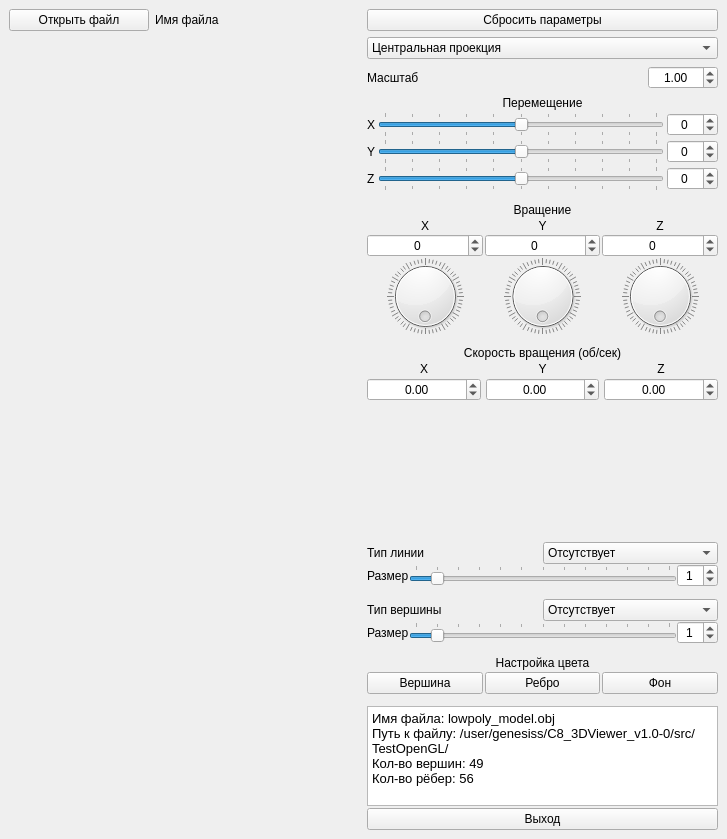
<?xml version="1.0" encoding="UTF-8"?>
<ui version="4.0">
 <class>MainWindow</class>
 <widget class="QMainWindow" name="MainWindow">
  <property name="geometry">
   <rect>
    <x>0</x>
    <y>0</y>
    <width>727</width>
    <height>839</height>
   </rect>
  </property>
  <property name="windowTitle">
   <string>MainWindow</string>
  </property>
  <property name="documentMode">
   <bool>false</bool>
  </property>
  <property name="dockNestingEnabled">
   <bool>false</bool>
  </property>
  <property name="unifiedTitleAndToolBarOnMac">
   <bool>false</bool>
  </property>
  <widget class="QWidget" name="centralwidget">
   <layout class="QGridLayout" name="gridLayout_2">
    <item row="0" column="0">
     <layout class="QHBoxLayout" name="horizontalLayout">
      <item>
       <widget class="QPushButton" name="pB_openFile">
        <property name="maximumSize">
         <size>
          <width>140</width>
          <height>16777215</height>
         </size>
        </property>
        <property name="text">
         <string>Открыть файл</string>
        </property>
       </widget>
      </item>
      <item>
       <widget class="QLabel" name="l_fileName">
        <property name="layoutDirection">
         <enum>Qt::LeftToRight</enum>
        </property>
        <property name="text">
         <string>Имя файла</string>
        </property>
       </widget>
      </item>
     </layout>
    </item>
    <item row="1" column="0" rowspan="2">
     <widget class="WinOpenGL" name="openGLWidget" native="true">
      <property name="sizePolicy">
       <sizepolicy hsizetype="Expanding" vsizetype="Expanding">
        <horstretch>0</horstretch>
        <verstretch>0</verstretch>
       </sizepolicy>
      </property>
      <property name="minimumSize">
       <size>
        <width>300</width>
        <height>300</height>
       </size>
      </property>
     </widget>
    </item>
    <item row="1" column="1" rowspan="2">
     <layout class="QVBoxLayout" name="verticalLayout">
      <property name="spacing">
       <number>2</number>
      </property>
      <item>
       <layout class="QHBoxLayout" name="horizontalLayout_8">
        <item>
         <widget class="QComboBox" name="comboBox_projection">
          <property name="layoutDirection">
           <enum>Qt::LeftToRight</enum>
          </property>
          <property name="currentIndex">
           <number>0</number>
          </property>
          <property name="maxVisibleItems">
           <number>2</number>
          </property>
          <property name="insertPolicy">
           <enum>QComboBox::InsertAtBottom</enum>
          </property>
          <property name="duplicatesEnabled">
           <bool>false</bool>
          </property>
          <property name="frame">
           <bool>true</bool>
          </property>
          <property name="modelColumn">
           <number>0</number>
          </property>
          <item>
           <property name="text">
            <string>Центральная проекция</string>
           </property>
          </item>
          <item>
           <property name="text">
            <string>Параллельная проекция</string>
           </property>
          </item>
         </widget>
        </item>
       </layout>
      </item>
      <item>
       <spacer name="verticalSpacer_4">
        <property name="orientation">
         <enum>Qt::Vertical</enum>
        </property>
        <property name="sizeType">
         <enum>QSizePolicy::Fixed</enum>
        </property>
        <property name="sizeHint" stdset="0">
         <size>
          <width>20</width>
          <height>5</height>
         </size>
        </property>
       </spacer>
      </item>
      <item>
       <layout class="QHBoxLayout" name="horizontalLayout_7">
        <item>
         <widget class="QLabel" name="l_scale">
          <property name="text">
           <string>Масштаб</string>
          </property>
         </widget>
        </item>
        <item>
         <widget class="QDoubleSpinBox" name="SpinBox_Scale">
          <property name="maximumSize">
           <size>
            <width>70</width>
            <height>16777215</height>
           </size>
          </property>
          <property name="layoutDirection">
           <enum>Qt::LeftToRight</enum>
          </property>
          <property name="alignment">
           <set>Qt::AlignCenter</set>
          </property>
          <property name="decimals">
           <number>2</number>
          </property>
          <property name="maximum">
           <double>100.000000000000000</double>
          </property>
          <property name="singleStep">
           <double>0.100000000000000</double>
          </property>
          <property name="value">
           <double>1.000000000000000</double>
          </property>
         </widget>
        </item>
       </layout>
      </item>
      <item>
       <spacer name="verticalSpacer_6">
        <property name="orientation">
         <enum>Qt::Vertical</enum>
        </property>
        <property name="sizeType">
         <enum>QSizePolicy::Fixed</enum>
        </property>
        <property name="sizeHint" stdset="0">
         <size>
          <width>20</width>
          <height>5</height>
         </size>
        </property>
       </spacer>
      </item>
      <item>
       <widget class="QLabel" name="l_mov">
        <property name="text">
         <string>Перемещение</string>
        </property>
        <property name="alignment">
         <set>Qt::AlignCenter</set>
        </property>
       </widget>
      </item>
      <item>
       <layout class="QHBoxLayout" name="horizontalLayout_2">
        <property name="spacing">
         <number>3</number>
        </property>
        <item>
         <widget class="QLabel" name="l_mov_x">
          <property name="text">
           <string>X</string>
          </property>
         </widget>
        </item>
        <item>
         <widget class="QSlider" name="Slider_X_mov">
          <property name="minimum">
           <number>-100</number>
          </property>
          <property name="maximum">
           <number>100</number>
          </property>
          <property name="orientation">
           <enum>Qt::Horizontal</enum>
          </property>
          <property name="tickPosition">
           <enum>QSlider::TicksBothSides</enum>
          </property>
          <property name="tickInterval">
           <number>20</number>
          </property>
         </widget>
        </item>
        <item>
         <widget class="QSpinBox" name="SpinBox_X_mov">
          <property name="alignment">
           <set>Qt::AlignCenter</set>
          </property>
          <property name="minimum">
           <number>-100</number>
          </property>
          <property name="maximum">
           <number>100</number>
          </property>
         </widget>
        </item>
       </layout>
      </item>
      <item>
       <layout class="QHBoxLayout" name="horizontalLayout_4">
        <property name="spacing">
         <number>3</number>
        </property>
        <item>
         <widget class="QLabel" name="l_mov_y">
          <property name="text">
           <string>Y</string>
          </property>
         </widget>
        </item>
        <item>
         <widget class="QSlider" name="Slider_Y_mov">
          <property name="minimum">
           <number>-100</number>
          </property>
          <property name="maximum">
           <number>100</number>
          </property>
          <property name="orientation">
           <enum>Qt::Horizontal</enum>
          </property>
          <property name="tickPosition">
           <enum>QSlider::TicksBothSides</enum>
          </property>
          <property name="tickInterval">
           <number>20</number>
          </property>
         </widget>
        </item>
        <item>
         <widget class="QSpinBox" name="SpinBox_Y_mov">
          <property name="alignment">
           <set>Qt::AlignCenter</set>
          </property>
          <property name="minimum">
           <number>-100</number>
          </property>
          <property name="maximum">
           <number>100</number>
          </property>
         </widget>
        </item>
       </layout>
      </item>
      <item>
       <layout class="QHBoxLayout" name="horizontalLayout_5">
        <property name="spacing">
         <number>3</number>
        </property>
        <item>
         <widget class="QLabel" name="l_mov_z">
          <property name="text">
           <string>Z</string>
          </property>
         </widget>
        </item>
        <item>
         <widget class="QSlider" name="Slider_Z_mov">
          <property name="minimum">
           <number>-100</number>
          </property>
          <property name="maximum">
           <number>100</number>
          </property>
          <property name="orientation">
           <enum>Qt::Horizontal</enum>
          </property>
          <property name="tickPosition">
           <enum>QSlider::TicksBothSides</enum>
          </property>
          <property name="tickInterval">
           <number>20</number>
          </property>
         </widget>
        </item>
        <item>
         <widget class="QSpinBox" name="SpinBox_Z_mov">
          <property name="alignment">
           <set>Qt::AlignCenter</set>
          </property>
          <property name="minimum">
           <number>-100</number>
          </property>
          <property name="maximum">
           <number>100</number>
          </property>
         </widget>
        </item>
       </layout>
      </item>
      <item>
       <spacer name="verticalSpacer_2">
        <property name="orientation">
         <enum>Qt::Vertical</enum>
        </property>
        <property name="sizeType">
         <enum>QSizePolicy::Fixed</enum>
        </property>
        <property name="sizeHint" stdset="0">
         <size>
          <width>20</width>
          <height>10</height>
         </size>
        </property>
       </spacer>
      </item>
      <item>
       <widget class="QLabel" name="l_rotate">
        <property name="text">
         <string>Вращение</string>
        </property>
        <property name="alignment">
         <set>Qt::AlignCenter</set>
        </property>
       </widget>
      </item>
      <item>
       <layout class="QHBoxLayout" name="horizontalLayout_3">
        <property name="spacing">
         <number>2</number>
        </property>
        <item>
         <layout class="QVBoxLayout" name="verticalLayout_3">
          <property name="spacing">
           <number>1</number>
          </property>
          <item>
           <widget class="QLabel" name="l_rot_x">
            <property name="text">
             <string>X</string>
            </property>
            <property name="alignment">
             <set>Qt::AlignCenter</set>
            </property>
           </widget>
          </item>
          <item>
           <widget class="QSpinBox" name="SpinBox_X_rot">
            <property name="alignment">
             <set>Qt::AlignCenter</set>
            </property>
            <property name="minimum">
             <number>-1</number>
            </property>
            <property name="maximum">
             <number>360</number>
            </property>
           </widget>
          </item>
          <item>
           <widget class="QDial" name="dial_X_rot">
            <property name="sizePolicy">
             <sizepolicy hsizetype="Preferred" vsizetype="Fixed">
              <horstretch>0</horstretch>
              <verstretch>0</verstretch>
             </sizepolicy>
            </property>
            <property name="minimumSize">
             <size>
              <width>0</width>
              <height>76</height>
             </size>
            </property>
            <property name="maximumSize">
             <size>
              <width>16777215</width>
              <height>76</height>
             </size>
            </property>
            <property name="minimum">
             <number>0</number>
            </property>
            <property name="maximum">
             <number>359</number>
            </property>
            <property name="tracking">
             <bool>true</bool>
            </property>
            <property name="orientation">
             <enum>Qt::Horizontal</enum>
            </property>
            <property name="invertedAppearance">
             <bool>false</bool>
            </property>
            <property name="invertedControls">
             <bool>false</bool>
            </property>
            <property name="wrapping">
             <bool>true</bool>
            </property>
            <property name="notchTarget">
             <double>6.000000000000000</double>
            </property>
            <property name="notchesVisible">
             <bool>true</bool>
            </property>
           </widget>
          </item>
         </layout>
        </item>
        <item>
         <layout class="QVBoxLayout" name="verticalLayout_4">
          <property name="spacing">
           <number>1</number>
          </property>
          <item>
           <widget class="QLabel" name="l_rot_y">
            <property name="text">
             <string>Y</string>
            </property>
            <property name="alignment">
             <set>Qt::AlignCenter</set>
            </property>
           </widget>
          </item>
          <item>
           <widget class="QSpinBox" name="SpinBox_Y_rot">
            <property name="alignment">
             <set>Qt::AlignCenter</set>
            </property>
            <property name="minimum">
             <number>-1</number>
            </property>
            <property name="maximum">
             <number>360</number>
            </property>
           </widget>
          </item>
          <item>
           <widget class="QDial" name="dial_Y_rot">
            <property name="sizePolicy">
             <sizepolicy hsizetype="Preferred" vsizetype="Fixed">
              <horstretch>0</horstretch>
              <verstretch>0</verstretch>
             </sizepolicy>
            </property>
            <property name="minimumSize">
             <size>
              <width>0</width>
              <height>76</height>
             </size>
            </property>
            <property name="maximumSize">
             <size>
              <width>16777215</width>
              <height>76</height>
             </size>
            </property>
            <property name="maximum">
             <number>359</number>
            </property>
            <property name="tracking">
             <bool>true</bool>
            </property>
            <property name="orientation">
             <enum>Qt::Horizontal</enum>
            </property>
            <property name="invertedAppearance">
             <bool>false</bool>
            </property>
            <property name="invertedControls">
             <bool>false</bool>
            </property>
            <property name="wrapping">
             <bool>true</bool>
            </property>
            <property name="notchTarget">
             <double>6.000000000000000</double>
            </property>
            <property name="notchesVisible">
             <bool>true</bool>
            </property>
           </widget>
          </item>
         </layout>
        </item>
        <item>
         <layout class="QVBoxLayout" name="verticalLayout_5">
          <property name="spacing">
           <number>1</number>
          </property>
          <item>
           <widget class="QLabel" name="l_rot_z">
            <property name="text">
             <string>Z</string>
            </property>
            <property name="alignment">
             <set>Qt::AlignCenter</set>
            </property>
           </widget>
          </item>
          <item>
           <widget class="QSpinBox" name="SpinBox_Z_rot">
            <property name="alignment">
             <set>Qt::AlignCenter</set>
            </property>
            <property name="minimum">
             <number>-1</number>
            </property>
            <property name="maximum">
             <number>360</number>
            </property>
           </widget>
          </item>
          <item>
           <widget class="QDial" name="dial_Z_rot">
            <property name="sizePolicy">
             <sizepolicy hsizetype="Preferred" vsizetype="Fixed">
              <horstretch>0</horstretch>
              <verstretch>0</verstretch>
             </sizepolicy>
            </property>
            <property name="minimumSize">
             <size>
              <width>0</width>
              <height>76</height>
             </size>
            </property>
            <property name="maximumSize">
             <size>
              <width>16777215</width>
              <height>76</height>
             </size>
            </property>
            <property name="maximum">
             <number>359</number>
            </property>
            <property name="tracking">
             <bool>true</bool>
            </property>
            <property name="orientation">
             <enum>Qt::Horizontal</enum>
            </property>
            <property name="invertedAppearance">
             <bool>false</bool>
            </property>
            <property name="invertedControls">
             <bool>false</bool>
            </property>
            <property name="wrapping">
             <bool>true</bool>
            </property>
            <property name="notchTarget">
             <double>6.000000000000000</double>
            </property>
            <property name="notchesVisible">
             <bool>true</bool>
            </property>
           </widget>
          </item>
         </layout>
        </item>
       </layout>
      </item>
      <item>
       <spacer name="verticalSpacer_5">
        <property name="orientation">
         <enum>Qt::Vertical</enum>
        </property>
        <property name="sizeType">
         <enum>QSizePolicy::Fixed</enum>
        </property>
        <property name="sizeHint" stdset="0">
         <size>
          <width>20</width>
          <height>10</height>
         </size>
        </property>
       </spacer>
      </item>
      <item>
       <widget class="QLabel" name="l_speed_rotate">
        <property name="text">
         <string>Скорость вращения (об/сек)</string>
        </property>
        <property name="alignment">
         <set>Qt::AlignCenter</set>
        </property>
       </widget>
      </item>
      <item>
       <layout class="QGridLayout" name="gridLayout">
        <property name="horizontalSpacing">
         <number>5</number>
        </property>
        <property name="verticalSpacing">
         <number>2</number>
        </property>
        <item row="4" column="0">
         <widget class="QDoubleSpinBox" name="SpinBox_X_speed_rotate">
          <property name="minimumSize">
           <size>
            <width>70</width>
            <height>0</height>
           </size>
          </property>
          <property name="maximumSize">
           <size>
            <width>16777215</width>
            <height>16777215</height>
           </size>
          </property>
          <property name="alignment">
           <set>Qt::AlignCenter</set>
          </property>
          <property name="minimum">
           <double>-100.000000000000000</double>
          </property>
          <property name="maximum">
           <double>100.000000000000000</double>
          </property>
          <property name="singleStep">
           <double>0.100000000000000</double>
          </property>
         </widget>
        </item>
        <item row="4" column="2">
         <widget class="QDoubleSpinBox" name="SpinBox_Z_speed_rotate">
          <property name="alignment">
           <set>Qt::AlignCenter</set>
          </property>
          <property name="minimum">
           <double>-100.000000000000000</double>
          </property>
          <property name="maximum">
           <double>100.000000000000000</double>
          </property>
          <property name="singleStep">
           <double>0.100000000000000</double>
          </property>
         </widget>
        </item>
        <item row="0" column="1">
         <widget class="QLabel" name="l_rotate_y">
          <property name="text">
           <string>Y</string>
          </property>
          <property name="alignment">
           <set>Qt::AlignCenter</set>
          </property>
         </widget>
        </item>
        <item row="4" column="1">
         <widget class="QDoubleSpinBox" name="SpinBox_Y_speed_rotate">
          <property name="alignment">
           <set>Qt::AlignCenter</set>
          </property>
          <property name="minimum">
           <double>-100.000000000000000</double>
          </property>
          <property name="maximum">
           <double>100.000000000000000</double>
          </property>
          <property name="singleStep">
           <double>0.100000000000000</double>
          </property>
         </widget>
        </item>
        <item row="0" column="2">
         <widget class="QLabel" name="l_rotate_z">
          <property name="text">
           <string>Z</string>
          </property>
          <property name="alignment">
           <set>Qt::AlignCenter</set>
          </property>
         </widget>
        </item>
        <item row="0" column="0">
         <widget class="QLabel" name="l_rotate_x">
          <property name="text">
           <string>X</string>
          </property>
          <property name="alignment">
           <set>Qt::AlignCenter</set>
          </property>
         </widget>
        </item>
       </layout>
      </item>
      <item>
       <spacer name="verticalSpacer_10">
        <property name="orientation">
         <enum>Qt::Vertical</enum>
        </property>
        <property name="sizeType">
         <enum>QSizePolicy::Fixed</enum>
        </property>
        <property name="sizeHint" stdset="0">
         <size>
          <width>20</width>
          <height>10</height>
         </size>
        </property>
       </spacer>
      </item>
      <item>
       <spacer name="verticalSpacer">
        <property name="orientation">
         <enum>Qt::Vertical</enum>
        </property>
        <property name="sizeHint" stdset="0">
         <size>
          <width>20</width>
          <height>40</height>
         </size>
        </property>
       </spacer>
      </item>
      <item>
       <layout class="QVBoxLayout" name="verticalLayout_6">
        <property name="spacing">
         <number>0</number>
        </property>
        <item>
         <layout class="QHBoxLayout" name="horizontalLayout_9">
          <item>
           <widget class="QLabel" name="l_typeLine">
            <property name="text">
             <string>Тип линии</string>
            </property>
           </widget>
          </item>
          <item>
           <widget class="QComboBox" name="comboBox_typeLine">
            <item>
             <property name="text">
              <string>Отсутствует</string>
             </property>
            </item>
            <item>
             <property name="text">
              <string>Сплошная</string>
             </property>
            </item>
            <item>
             <property name="text">
              <string>Пунктирная</string>
             </property>
            </item>
           </widget>
          </item>
         </layout>
        </item>
        <item>
         <layout class="QHBoxLayout" name="horizontalLayout_10">
          <item>
           <widget class="QLabel" name="l_sizeLine">
            <property name="text">
             <string>Размер</string>
            </property>
           </widget>
          </item>
          <item>
           <widget class="QSlider" name="Slider_sizeLine">
            <property name="maximum">
             <number>12</number>
            </property>
            <property name="value">
             <number>1</number>
            </property>
            <property name="orientation">
             <enum>Qt::Horizontal</enum>
            </property>
            <property name="tickPosition">
             <enum>QSlider::TicksAbove</enum>
            </property>
            <property name="tickInterval">
             <number>1</number>
            </property>
           </widget>
          </item>
          <item>
           <widget class="QSpinBox" name="spinBox_sizeLine">
            <property name="alignment">
             <set>Qt::AlignCenter</set>
            </property>
            <property name="minimum">
             <number>0</number>
            </property>
            <property name="maximum">
             <number>12</number>
            </property>
            <property name="value">
             <number>1</number>
            </property>
            <property name="displayIntegerBase">
             <number>10</number>
            </property>
           </widget>
          </item>
         </layout>
        </item>
       </layout>
      </item>
      <item>
       <spacer name="verticalSpacer_8">
        <property name="orientation">
         <enum>Qt::Vertical</enum>
        </property>
        <property name="sizeType">
         <enum>QSizePolicy::Fixed</enum>
        </property>
        <property name="sizeHint" stdset="0">
         <size>
          <width>20</width>
          <height>10</height>
         </size>
        </property>
       </spacer>
      </item>
      <item>
       <layout class="QVBoxLayout" name="verticalLayout_7">
        <property name="spacing">
         <number>0</number>
        </property>
        <item>
         <layout class="QHBoxLayout" name="horizontalLayout_11">
          <item>
           <widget class="QLabel" name="l_typeVertex">
            <property name="text">
             <string>Тип вершины</string>
            </property>
           </widget>
          </item>
          <item>
           <widget class="QComboBox" name="comboBox_typeVertex">
            <item>
             <property name="text">
              <string>Отсутствует</string>
             </property>
            </item>
            <item>
             <property name="text">
              <string>Круглая</string>
             </property>
            </item>
            <item>
             <property name="text">
              <string>Квадратная</string>
             </property>
            </item>
           </widget>
          </item>
         </layout>
        </item>
        <item>
         <layout class="QHBoxLayout" name="horizontalLayout_12">
          <item>
           <widget class="QLabel" name="l_sizeVertex">
            <property name="text">
             <string>Размер</string>
            </property>
           </widget>
          </item>
          <item>
           <widget class="QSlider" name="Slider_sizeVertex">
            <property name="maximum">
             <number>12</number>
            </property>
            <property name="value">
             <number>1</number>
            </property>
            <property name="orientation">
             <enum>Qt::Horizontal</enum>
            </property>
            <property name="tickPosition">
             <enum>QSlider::TicksAbove</enum>
            </property>
            <property name="tickInterval">
             <number>1</number>
            </property>
           </widget>
          </item>
          <item>
           <widget class="QSpinBox" name="spinBox_sizeVertex">
            <property name="alignment">
             <set>Qt::AlignCenter</set>
            </property>
            <property name="maximum">
             <number>12</number>
            </property>
            <property name="value">
             <number>1</number>
            </property>
           </widget>
          </item>
         </layout>
        </item>
       </layout>
      </item>
      <item>
       <spacer name="verticalSpacer_9">
        <property name="orientation">
         <enum>Qt::Vertical</enum>
        </property>
        <property name="sizeType">
         <enum>QSizePolicy::Fixed</enum>
        </property>
        <property name="sizeHint" stdset="0">
         <size>
          <width>20</width>
          <height>10</height>
         </size>
        </property>
       </spacer>
      </item>
      <item>
       <layout class="QGridLayout" name="gridLayout_3">
        <item row="1" column="1">
         <widget class="QPushButton" name="pB_colorLine">
          <property name="sizePolicy">
           <sizepolicy hsizetype="Expanding" vsizetype="Fixed">
            <horstretch>0</horstretch>
            <verstretch>0</verstretch>
           </sizepolicy>
          </property>
          <property name="text">
           <string>Ребро</string>
          </property>
         </widget>
        </item>
        <item row="0" column="0" colspan="3">
         <widget class="QLabel" name="l_colorSettings">
          <property name="text">
           <string>Настройка цвета</string>
          </property>
          <property name="alignment">
           <set>Qt::AlignCenter</set>
          </property>
         </widget>
        </item>
        <item row="1" column="0">
         <widget class="QPushButton" name="pB_colorVertex">
          <property name="sizePolicy">
           <sizepolicy hsizetype="Expanding" vsizetype="Fixed">
            <horstretch>0</horstretch>
            <verstretch>0</verstretch>
           </sizepolicy>
          </property>
          <property name="text">
           <string>Вершина</string>
          </property>
         </widget>
        </item>
        <item row="1" column="2">
         <widget class="QPushButton" name="pB_colorBackGr">
          <property name="sizePolicy">
           <sizepolicy hsizetype="Expanding" vsizetype="Fixed">
            <horstretch>0</horstretch>
            <verstretch>0</verstretch>
           </sizepolicy>
          </property>
          <property name="text">
           <string>Фон</string>
          </property>
         </widget>
        </item>
       </layout>
      </item>
      <item>
       <spacer name="verticalSpacer_7">
        <property name="orientation">
         <enum>Qt::Vertical</enum>
        </property>
        <property name="sizeType">
         <enum>QSizePolicy::Fixed</enum>
        </property>
        <property name="sizeHint" stdset="0">
         <size>
          <width>20</width>
          <height>10</height>
         </size>
        </property>
       </spacer>
      </item>
      <item>
       <widget class="QTextEdit" name="textEdit_fileInfo">
        <property name="maximumSize">
         <size>
          <width>16777215</width>
          <height>100</height>
         </size>
        </property>
        <property name="font">
         <font>
          <pointsize>8</pointsize>
         </font>
        </property>
        <property name="html">
         <string>&lt;!DOCTYPE HTML PUBLIC &quot;-//W3C//DTD HTML 4.0//EN&quot; &quot;http://www.w3.org/TR/REC-html40/strict.dtd&quot;&gt;
&lt;html&gt;&lt;head&gt;&lt;meta name=&quot;qrichtext&quot; content=&quot;1&quot; /&gt;&lt;meta charset=&quot;utf-8&quot; /&gt;&lt;style type=&quot;text/css&quot;&gt;
p, li { white-space: pre-wrap; }
&lt;/style&gt;&lt;/head&gt;&lt;body style=&quot; font-family:'.AppleSystemUIFont'; font-size:8pt; font-weight:400; font-style:normal;&quot;&gt;
&lt;p style=&quot; margin-top:0px; margin-bottom:0px; margin-left:0px; margin-right:0px; -qt-block-indent:0; text-indent:0px;&quot;&gt;&lt;span style=&quot; font-family:'Ubuntu'; font-size:10pt;&quot;&gt;Имя файла: lowpoly_model.obj&lt;/span&gt;&lt;/p&gt;
&lt;p style=&quot; margin-top:0px; margin-bottom:0px; margin-left:0px; margin-right:0px; -qt-block-indent:0; text-indent:0px;&quot;&gt;&lt;span style=&quot; font-family:'Ubuntu'; font-size:10pt;&quot;&gt;Путь к файлу: /user/genesiss/C8_3DViewer_v1.0-0/src/TestOpenGL/&lt;/span&gt;&lt;/p&gt;
&lt;p style=&quot; margin-top:0px; margin-bottom:0px; margin-left:0px; margin-right:0px; -qt-block-indent:0; text-indent:0px;&quot;&gt;&lt;span style=&quot; font-family:'Ubuntu'; font-size:10pt;&quot;&gt;Кол-во вершин: 49&lt;/span&gt;&lt;/p&gt;
&lt;p style=&quot; margin-top:0px; margin-bottom:0px; margin-left:0px; margin-right:0px; -qt-block-indent:0; text-indent:0px;&quot;&gt;&lt;span style=&quot; font-family:'Ubuntu'; font-size:10pt;&quot;&gt;Кол-во рёбер: 56&lt;/span&gt;&lt;/p&gt;&lt;/body&gt;&lt;/html&gt;</string>
        </property>
       </widget>
      </item>
      <item>
       <widget class="QPushButton" name="pB_exit">
        <property name="text">
         <string>Выход</string>
        </property>
       </widget>
      </item>
     </layout>
    </item>
    <item row="0" column="1">
     <widget class="QPushButton" name="pB_resetParam">
      <property name="text">
       <string>Сбросить параметры</string>
      </property>
     </widget>
    </item>
   </layout>
  </widget>
  <widget class="QMenuBar" name="menubar">
   <property name="geometry">
    <rect>
     <x>0</x>
     <y>0</y>
     <width>727</width>
     <height>24</height>
    </rect>
   </property>
  </widget>
 </widget>
 <customwidgets>
  <customwidget>
   <class>WinOpenGL</class>
   <extends>QWidget</extends>
   <header>winopengl.h</header>
  </customwidget>
 </customwidgets>
 <resources/>
 <connections>
  <connection>
   <sender>pB_exit</sender>
   <signal>clicked()</signal>
   <receiver>MainWindow</receiver>
   <slot>close()</slot>
   <hints>
    <hint type="sourcelabel">
     <x>723</x>
     <y>552</y>
    </hint>
    <hint type="destinationlabel">
     <x>753</x>
     <y>507</y>
    </hint>
   </hints>
  </connection>
 </connections>
</ui>
